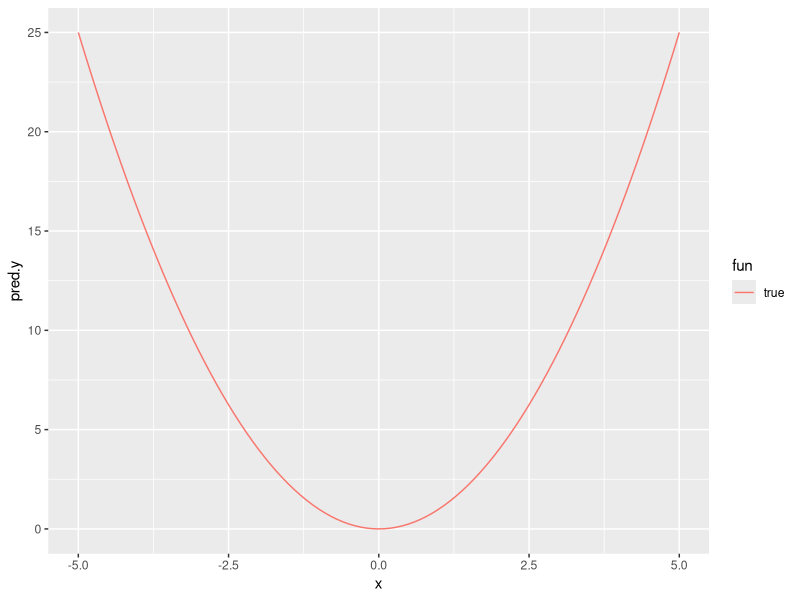
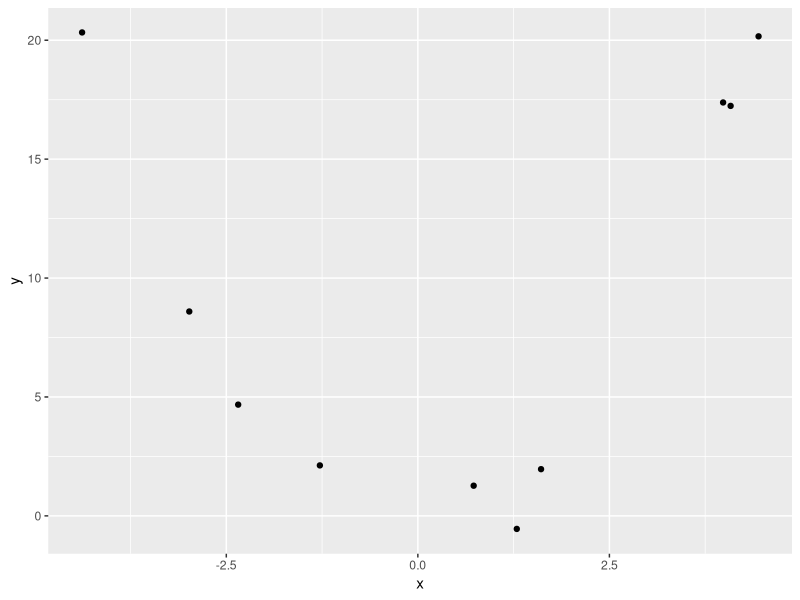
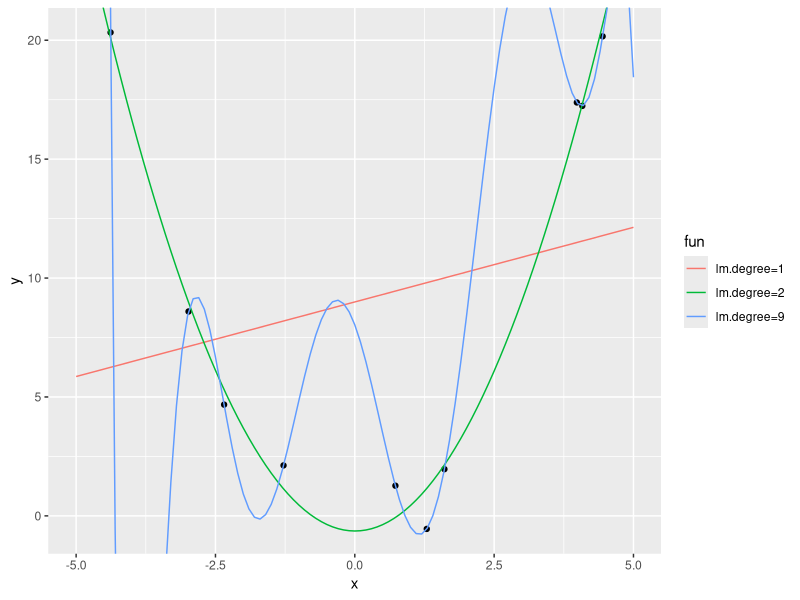
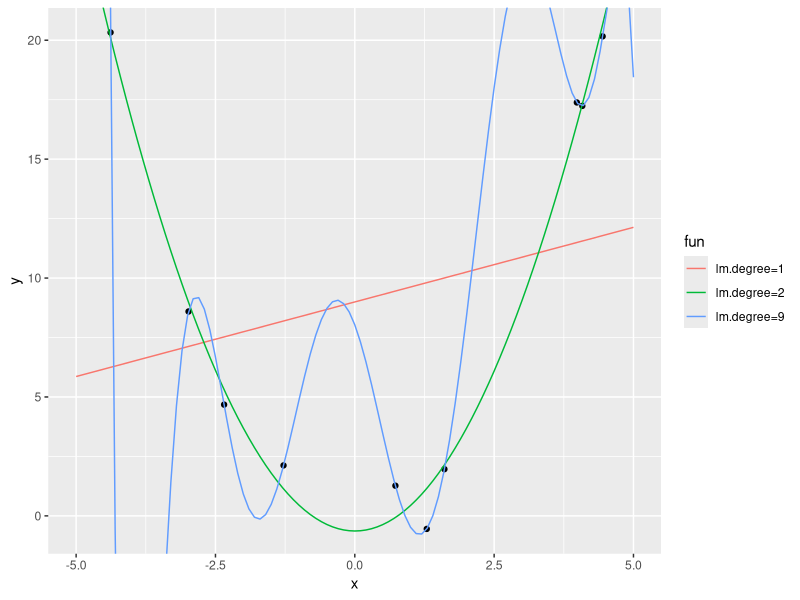
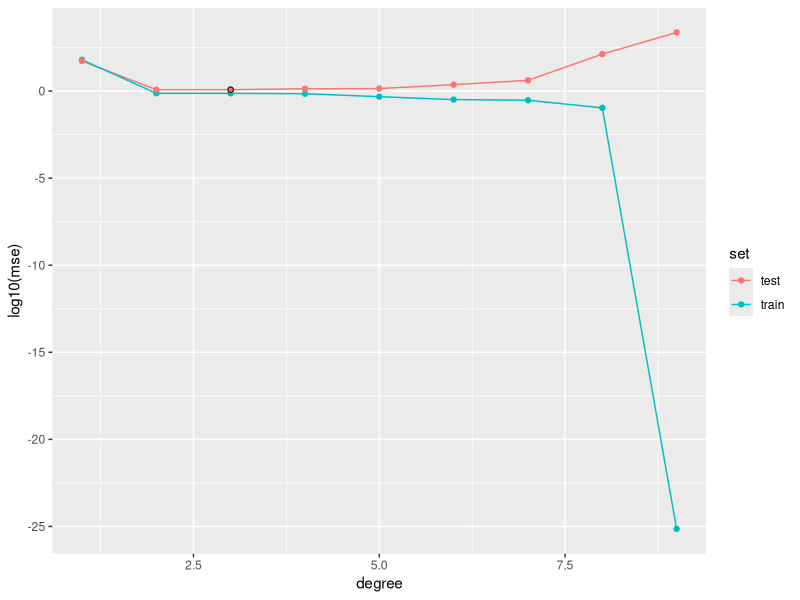

Here is the R script that generated these plots, in order:
library(ggplot2)
library(data.table)

f <- function(x)x^2
min.x <- -5
max.x <- 5
x.vec <- seq(min.x, max.x, l=101)
x.dt <- data.table(x=x.vec)
f.dt <- data.table(x.dt, pred.y=f(x.vec), fun="true")
ggplot()+
  geom_line(aes(
    x=x, y=pred.y, color=fun),
    data=f.dt)

generate.data <- function(N.data){
  x <- runif(N.data, min.x, max.x)
  y <- f(x) + rnorm(N.data)
  data.table(x, y)
}
set.seed(1)
N.train <- 10
(train.dt <- generate.data(N.train))
ggplot()+
  geom_point(aes(
    x, y),
    data=train.dt)

set.list <- list(
  train=train.dt,
  test=generate.data(100))

degree.vec <- 1:(N.train-1)
model.dt.list <- list()
error.dt.list <- list()
for(degree in degree.vec){
  right.side.vec <- paste0("I(x^", 1:degree, ")")
  right.side.str <- paste(right.side.vec, collapse="+")
  model.str <- paste("y ~", right.side.str)
  model.formula <- as.formula(model.str)
  model.fit <- lm(model.formula, train.dt)
  model.dt.list[[paste(degree)]] <- data.table(
    x=x.vec,
    pred.y=predict(model.fit, x.dt),
    degree,
    fun=paste0("lm.degree=", degree))
  for(set in names(set.list)){
    set.dt <- set.list[[set]]
    pred.y <- predict(model.fit, set.dt)
    squared.error <- (set.dt$y - pred.y)^2
    error.dt.list[[paste(degree, set)]] <- data.table(
      mse=mean(squared.error),
      degree,
      set)
  }
}
model.dt <- do.call(rbind, model.dt.list)
error.dt <- do.call(rbind, error.dt.list)

gg.funs <- ggplot()+
  geom_point(aes(
    x, y),
    data=train.dt)+
  geom_line(aes(
    x, pred.y, color=fun),
    data=model.dt[degree %in% c(1,2,N.train-1)])+
  coord_cartesian(ylim=range(train.dt$y))
print(gg.funs)

png("figure-quadratic-funs.png", width=6, height=4, units="in", res=100)
print(gg.funs)
dev.off()

best.err <- error.dt[set=="test"][mse==min(mse)]
gg.err <- ggplot(error.dt, aes(degree, log10(mse), color=set))+
  geom_line()+
  geom_point()+
  geom_point(
    color="black",
    shape=1,
    data=best.err)

png("figure-quadratic.png", width=6, height=4, units="in", res=100)
print(gg.err)
dev.off()
